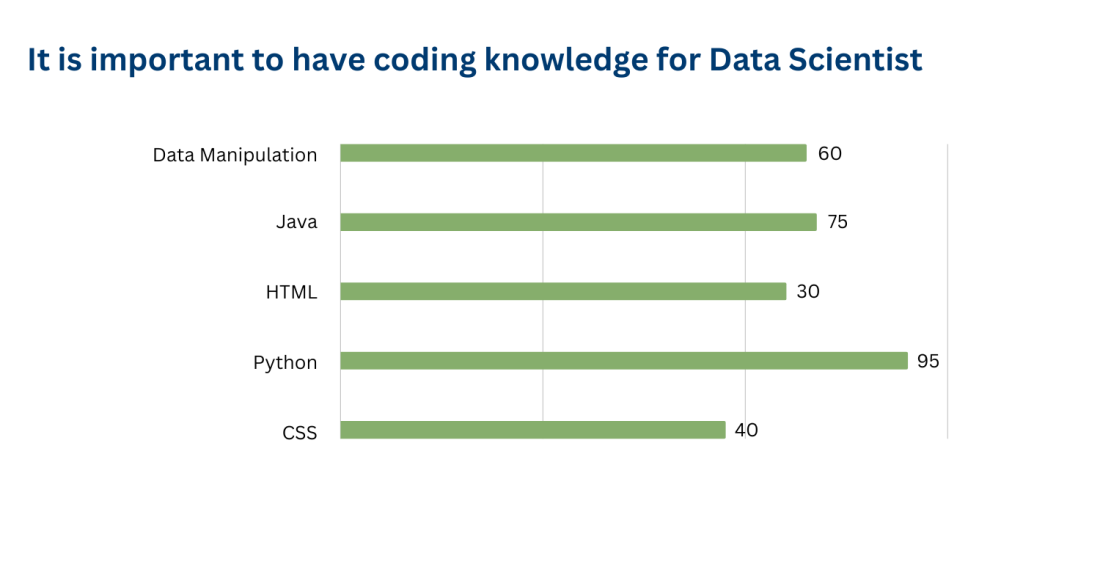
#> input picture notebooks/chart1.png, 1100 x 586 px
$ jupyter execute --allow-errors notebook1.ipynb
#> lines starting #> are read from the running program, lines starting #| are printed output that depends on the picture; after the words box and inside, x2 and y2 are one past the last pixel; in counts of white or black regions, pixels touching at a corner belong together
# Extract Data from Graph

[cell 1]
import cv2
import numpy as np
import matplotlib.pyplot as plt

[cell 2]
def calc_contours(image_path):
  img = cv2.imread(image_path)

  # Apply bilateral filter
  img_bilateral = cv2.bilateralFilter(img, 9, 75, 75)

  # Convert the image to grayscale
  gray = cv2.cvtColor(img, cv2.COLOR_BGR2GRAY)

  # Apply thresholding to remove text and noise
  _, thresh = cv2.threshold(gray, 150, 255, cv2.THRESH_BINARY)

  # Apply ROI masking to exclude non-graph regions
  mask = np.zeros_like(thresh)
  mask[50:400, 100:700] = 255
  masked_thresh = cv2.bitwise_and(thresh, mask)

  # Apply edge detection using the Canny algorithm
  edges = cv2.Canny(gray, 100, 200)

  # Apply horizontal line detection using HoughLinesP
  lines = cv2.HoughLinesP(edges, 1, np.pi/180, 100, minLineLength=250, maxLineGap=15)
  horizontal_lines = []
  for line in lines:
      x1, y1, x2, y2 = line[0]
      if abs(y1 - y2) < 5: # Check if the line is horizontal
          horizontal_lines.append(line)

  # Draw the detected lines on the image
  for line in horizontal_lines:
      x1, y1, x2, y2 = line[0]
      # cv2.line(img, (x1, y1), (x2, y2), (255, 255, 255), 2)

  # Find contours in the image
  contours, hierarchy = cv2.findContours(edges, cv2.RETR_TREE, cv2.CHAIN_APPROX_SIMPLE)

  # Filter out unwanted contours based on contour area and aspect ratio
  bars = []
  for cnt in contours:
      area = cv2.contourArea(cnt)
      x, y, w, h = cv2.boundingRect(cnt)
      aspect_ratio = float(w) / h
      if area > 7 and aspect_ratio > 5 and aspect_ratio < 50000:
          bars.append(cnt)

  ###### 2 consecutive element from the bars represent single contour only
  ###### and we will consider only one of them, so we will filter out odd index elemnts from the "bars"

  def filter_bars(bars):
    lst = []
    for i in range(len(bars)):
      if(i%2==1):
        lst.append(bars[i])
    return lst

  bars = filter_bars(bars)

  # Draw the remaining contours on the image
  cv2.drawContours(img, bars, -1, (255, 255, 0), 2)

  # Show the image
  plt.imshow(img)
  return bars

[cell 3]
from PIL import ImageDraw, ImageFont
from transformers import BertTokenizer,AdamW, LayoutLMv2FeatureExtractor, LayoutLMv2TokenizerFast, LayoutLMv2ForTokenClassification
from datasets import load_dataset
from torch.utils.data import DataLoader, RandomSampler
import torch
from tqdm import tqdm, trange

def loadFromLayoutlmv2():
  feature_extractor = LayoutLMv2FeatureExtractor.from_pretrained("microsoft/layoutlmv2-base-uncased")# apply_ocr is set to True by default
  tokenizer = LayoutLMv2TokenizerFast.from_pretrained("microsoft/layoutlmv2-base-uncased")
  model = LayoutLMv2ForTokenClassification.from_pretrained("nielsr/layoutlmv2-finetuned-funsd")
  return feature_extractor,tokenizer,model

# [52 lines left out: functions labelForBoxes, unnormalize_box, iob_to_label, process_image, not called in this run]

[cell 4]
######## scaled data #############


# [26 lines left out: function normalize_bbox, not called in this run]

[cell 5]
######### categorize the words into "keys, values, headers"

# [84 lines left out: functions graph_categorizer, nearest_assignment, assign_value_to_keys, not called in this run]

[cell 6]
# [76 lines left out: function merge_close_words, not called in this run]

[cell 7]
def get_topright_corner(bars):
  topright_corner = []
  for bar in bars:
    x, y, w, h = cv2.boundingRect(bar)
    topright_corner.append([x+w,y])
  return topright_corner

# contours_right_coords

[cell 8]
image_path = "chart1.png"
img = cv2.imread("chart1.png")
#> img is the input picture: shape (586, 1100, 3); mean B, G, R 243.1, 246.7, 243.4

[cell 9]
bars = calc_contours(image_path)
#> in calc_contours, `gray = cv2.cvtColor(img, cv2.COLOR_BGR2GRAY)`:
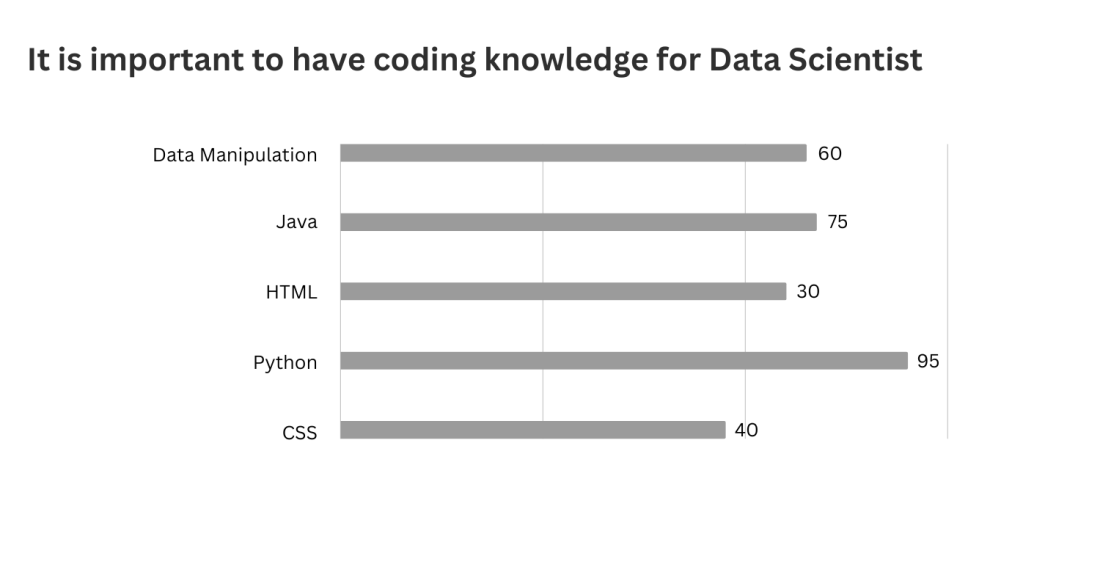
#> gray: shape (586, 1100); min 0, max 255, mean 245.3
#> in calc_contours, `_, thresh = cv2.threshold(gray, 150, 255, cv2.THRESH_BINARY)`:
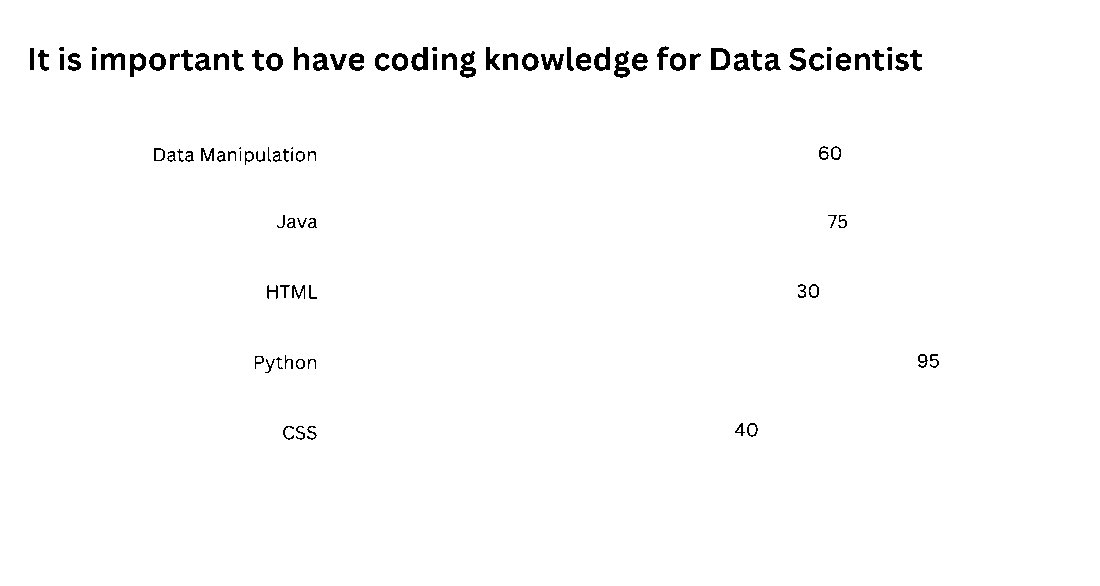
#> thresh: shape (586, 1100); 98.5% white; 100 black regions (10 under 20 px), largest, box (x1, y1, x2, y2) and area: (711, 48, 730, 70) 252, (460, 51, 476, 78) 243, (614, 51, 630, 78) 242
#> in calc_contours, `masked_thresh = cv2.bitwise_and(thresh, mask)`:
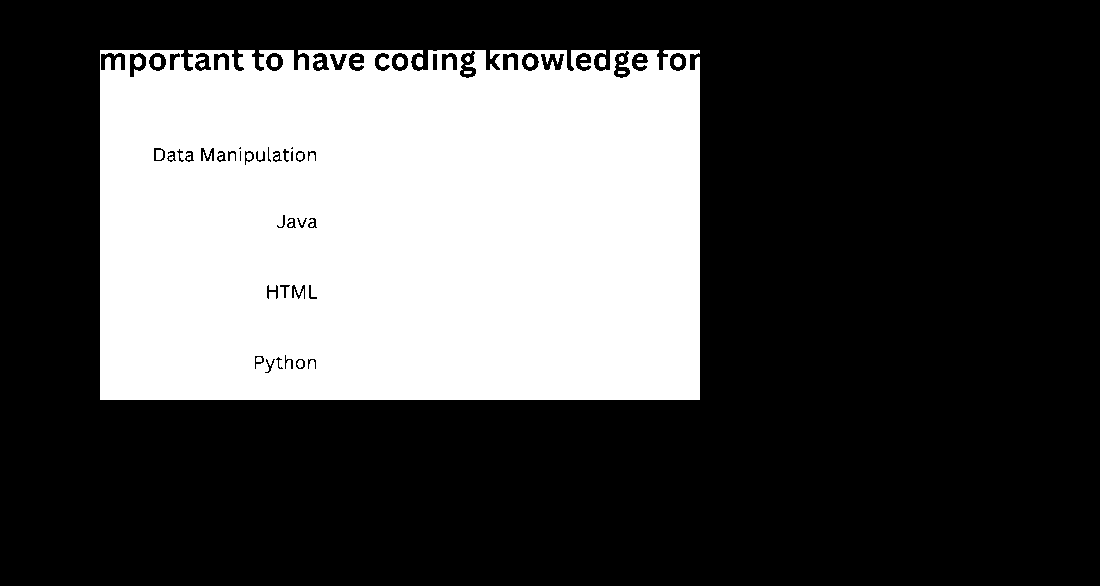
#> masked_thresh: shape (586, 1100); 31.6% white; 28 white regions (8 under 20 px), largest, box (x1, y1, x2, y2) and area: (100, 50, 700, 400) 202608, (674, 57, 682, 67) 68, (134, 57, 142, 67) 66
#> in calc_contours, `edges = cv2.Canny(gray, 100, 200)`:
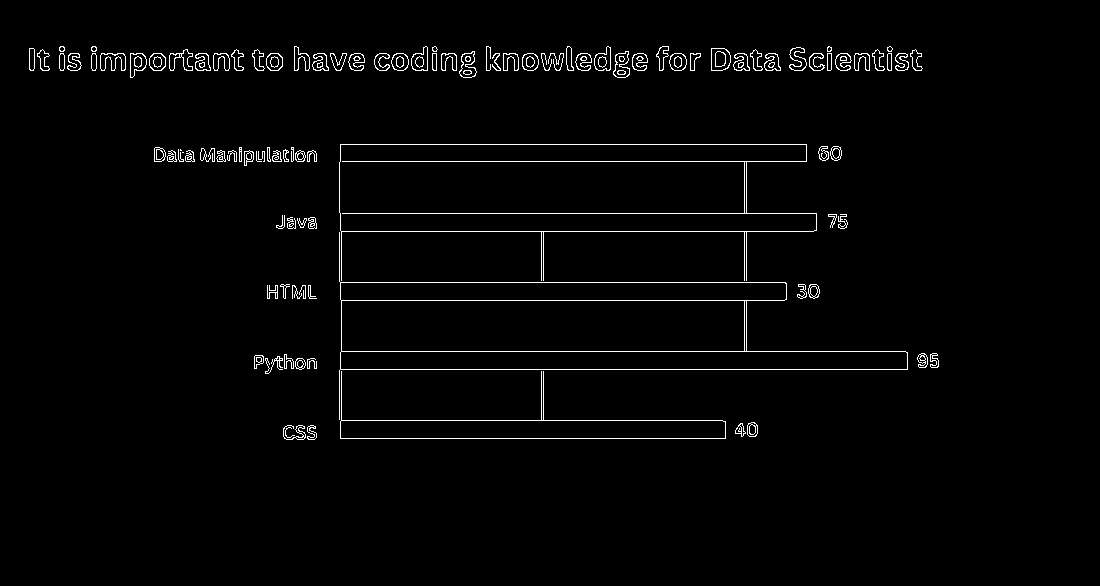
#> edges: shape (586, 1100); 1.9% white in thin lines or dots, all inside (x1, y1, x2, y2) = (29, 46, 939, 440)
#> in calc_contours, `lines = cv2.HoughLinesP(edges, 1, np.pi/180, 100, minLineLength=250, m..`: lines = 30 rows, first 6: [340, 369, 907, 369], [341, 351, 905, 351], [340, 161, 806, 161], [341, 231, 813, 231], [340, 213, 816, 213], [29, 53, 360, 53]
#> the loop in calc_contours, `for line in lines:` made 30 passes
#> (x1, y1, x2, y2) on passes 1 to 12: (340, 369, 907, 369), (341, 351, 905, 351), (340, 161, 806, 161), (341, 231, 813, 231), (340, 213, 816, 213), (29, 53, 360, 53), (341, 300, 784, 300), (340, 144, 806, 144), (340, 438, 725, 438), (340, 282, 785, 282), (341, 420, 722, 420), (30, 70, 361, 70)
#> after the loop in calc_contours, `for line in lines:`: horizontal_lines = 30 items, first 6: [[340, 369, 907, 369]], [[341, 351, 905, 351]], [[340, 161, 806, 161]], [[341, 231, 813, 231]], [[340, 213, 816, 213]], [[29, 53, 360, 53]]
#> the loop in calc_contours, `for line in horizontal_lines:` made 30 passes
#> in calc_contours, `contours, hierarchy = cv2.findContours(edges, cv2.RETR_TREE, cv2.CHAIN..`: contours = 306 contours, 88 with area under 20; largest, box (x1, y1, x2, y2) and area: (339, 232, 908, 420) 38886, (339, 144, 817, 281) 37656, (339, 144, 817, 232) 37542, (341, 300, 745, 352) 20551, (340, 351, 908, 370) 10202
#> the loop in calc_contours, `for cnt in contours:` made 306 passes
#> (area, x, y, w, h, aspect_ratio) on passes 2, 4, 6: (66.5, 307, 425, 10, 15, 0.667), (50, 307, 426, 10, 14, 0.714), (73, 283, 425, 23, 15, 1.53)
#> after the loop in calc_contours, `for cnt in contours:`: bars = 6 contours; box (x1, y1, x2, y2) and area: (339, 144, 817, 232) 37542, (341, 300, 745, 352) 20551, (340, 351, 908, 370) 10202, (340, 282, 787, 301) 8023, (340, 371, 726, 439) 6930, (340, 420, 726, 439) 6926
#> the loop in filter_bars, `for i in range(len(bars)):` made 6 passes
#> after the loop in filter_bars, `for i in range(len(bars)):`: lst = 3 contours; box (x1, y1, x2, y2) and area: (339, 144, 817, 232) 37542, (341, 300, 745, 352) 20551, (340, 420, 726, 439) 6926
#> in calc_contours, `bars = filter_bars(bars)`: bars has the same summary as lst in filter_bars
#> in calc_contours, `cv2.drawContours(img, bars, -1, (255, 255, 0), 2)`:
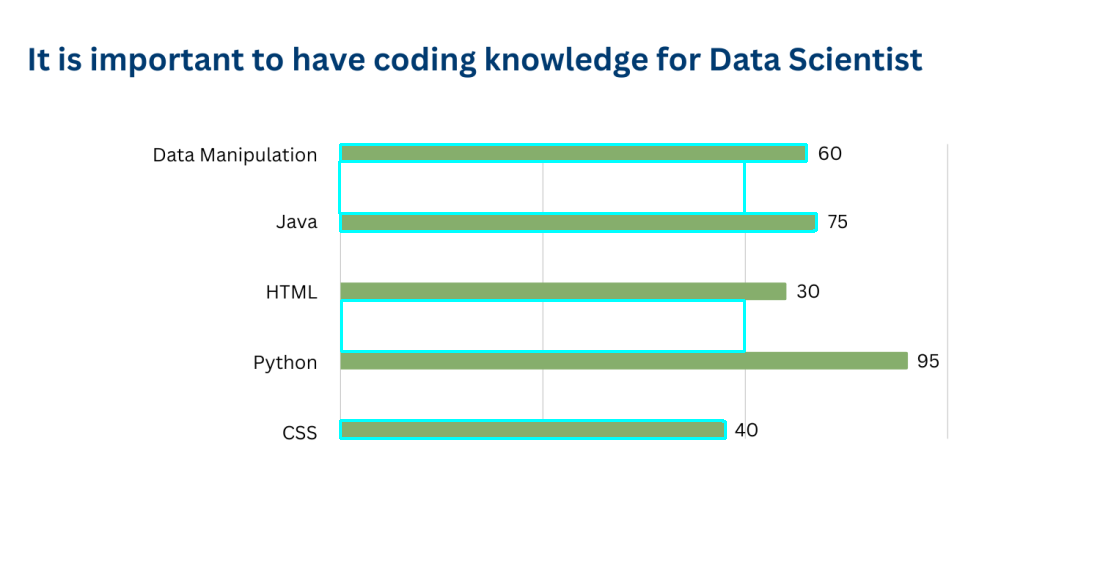
#> img: shape (586, 1100, 3); 1.75% of pixels changed, all inside (x1, y1, x2, y2) = (338, 143, 818, 440)
#> bars has the same summary as lst in filter_bars
contours_right_coords = get_topright_corner(bars[::-1])
#> the loop in get_topright_corner, `for bar in bars:` made 3 passes
#> (x, y, w, h) on passes 1 to 3: (339, 144, 478, 88), (341, 300, 404, 52), (340, 420, 386, 19)
#> after the loop in get_topright_corner, `for bar in bars:`: topright_corner = [[817, 144], [745, 300], [726, 420]]
#> contours_right_coords = [[817, 144], [745, 300], [726, 420]]

[cell 10]
from PIL import Image
image = Image.open(image_path)

#> (the rest of this cell did not finish here and is left out)

#> (a cell that did not finish here is left out)

#> (a cell that did not finish here is left out)

[cell 13]
import cv2
import numpy as np
import pytesseract
from PIL import Image
import matplotlib.pyplot as plt
import pandas as pd

class ChartDataExtractor:
    def __init__(self):
        # Initialize OCR engine
        self.ocr_engine = pytesseract

    def preprocess_image(self, image_path):
        """
        Preprocess the chart image for better analysis.

        Args:
            image_path (str): Path to the chart image

        Returns:
            numpy.ndarray: Preprocessed image
        """
        # Read the image
        image = cv2.imread(image_path)

        # Convert to grayscale
        gray = cv2.cvtColor(image, cv2.COLOR_BGR2GRAY)

        # Apply thresholding to handle different lighting conditions
        _, thresh = cv2.threshold(gray, 0, 255, cv2.THRESH_BINARY + cv2.THRESH_OTSU)

        # Remove noise using morphological operations
        kernel = np.ones((2,2), np.uint8)
        cleaned = cv2.morphologyEx(thresh, cv2.MORPH_CLOSE, kernel)

        return cleaned

    def detect_axes(self, image):
        """
        Detect and extract the axes lines from the chart.

        Args:
            image (numpy.ndarray): Preprocessed image

        Returns:
            tuple: Coordinates of x and y axes
        """
        # Detect lines using Hough Transform
        edges = cv2.Canny(image, 50, 150, apertureSize=3)
        lines = cv2.HoughLines(edges, 1, np.pi/180, threshold=100)

        horizontal_lines = []
        vertical_lines = []

        if lines is not None:
            for rho, theta in lines[:, 0]:
                # Separate horizontal and vertical lines
                if np.abs(theta) < np.pi/4 or np.abs(theta) > 3*np.pi/4:
                    vertical_lines.append((rho, theta))
                else:
                    horizontal_lines.append((rho, theta))

        return horizontal_lines, vertical_lines

    def extract_text(self, image, regions):
        """
        Extract text from specified regions using OCR.

        Args:
            image (numpy.ndarray): Preprocessed image
            regions (list): List of regions to extract text from

        Returns:
            dict: Extracted text by region
        """
        extracted_text = {}

        for region_name, (x, y, w, h) in regions.items():
            # Extract region
            roi = image[y:y+h, x:x+w]

            # Perform OCR
            text = self.ocr_engine.image_to_string(
                Image.fromarray(roi),
                config='--psm 6'  # Assume uniform block of text
            )

            extracted_text[region_name] = text.strip()

        return extracted_text

    # [51 lines left out: functions extract_data_points, _pixel_to_value, not called in this run]

    def process_chart(self, image_path):
        """
        Main function to process a chart image and extract data.

        Args:
            image_path (str): Path to the chart image

        Returns:
            tuple: (pandas.DataFrame, dict) - Extracted data points and metadata
        """
        try:
            # Preprocess the image
            processed_image = self.preprocess_image(image_path)

            # Detect axes
            h_lines, v_lines = self.detect_axes(processed_image)

            # Define regions for text extraction (adjust based on chart type)
            regions = {
                'title': (50, 10, 500, 50),
                'x_label': (50, 550, 500, 30),
                'y_label': (10, 50, 30, 500)
            }

            # Extract text elements
            text_elements = self.extract_text(processed_image, regions)

            # Define axes information (would be detected in a full implementation)
            axes_info = {
                'x_scale': {
                    'pixel_range': (50, 550),
                    'value_range': (0, 100)
                },
                'y_scale': {
                    'pixel_range': (50, 550),
                    'value_range': (0, 100)
                }
            }

            # Extract data points
            data = self.extract_data_points(processed_image, axes_info)

            # Add metadata
            metadata = {
                'chart_type': 'scatter',  # Would be detected in full implementation
                'text_elements': text_elements,
                'axes_info': axes_info
            }

            return data, metadata

        except Exception as e:
            print(f"Error processing chart: {str(e)}")
            return None, None

# Example usage
#> (the rest of this cell did not finish here and is left out)

#> in preprocess_image, `_, thresh = cv2.threshold(gray, 0, 255, cv2.THRESH_BINARY + cv2.THRESH..`: thresh: shape (586, 1100); 91.8% white; 104 black regions (2 under 20 px), largest, box (x1, y1, x2, y2) and area: (340, 352, 908, 370) 9659, (340, 213, 817, 231) 8584, (340, 144, 807, 162) 8403
#> in preprocess_image, `cleaned = cv2.morphologyEx(thresh, cv2.MORPH_CLOSE, kernel)`:
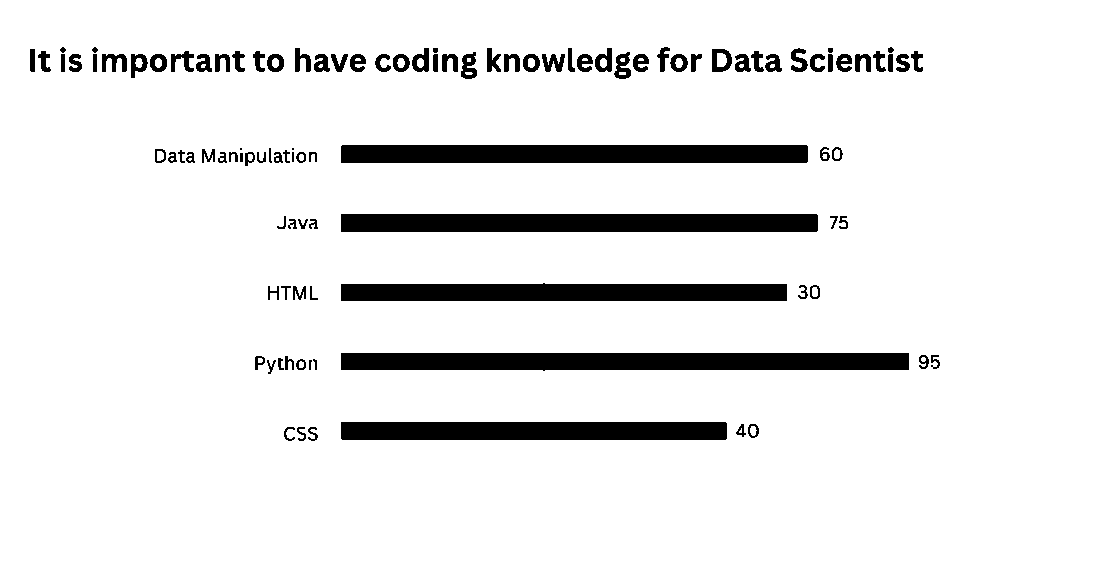
#> cleaned: shape (586, 1100); 91.8% white; 105 black regions (2 under 20 px), largest, box (x1, y1, x2, y2) and area: (341, 353, 909, 371) 9658, (341, 214, 818, 232) 8584, (341, 145, 808, 163) 8403
#> in detect_axes, `edges = cv2.Canny(image, 50, 150, apertureSize=3)`:
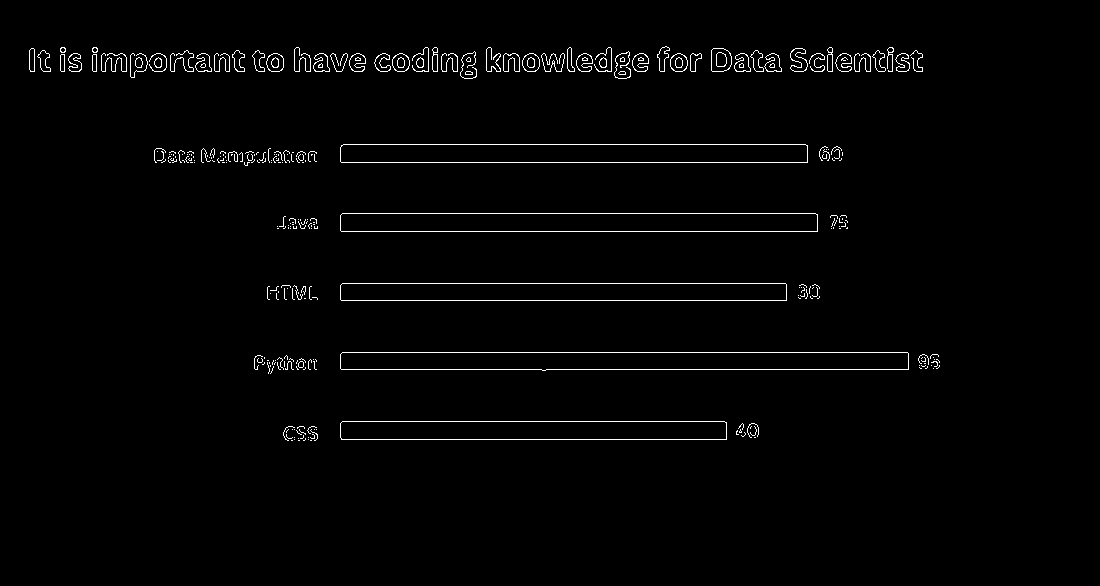
#> edges: shape (586, 1100); 1.6% white in thin lines or dots, all inside (x1, y1, x2, y2) = (29, 46, 940, 441)
#> in detect_axes, `lines = cv2.HoughLines(edges, 1, np.pi/180, threshold=100)`: lines = 30 rows, first 8: [369, 1.57], [352, 1.57], [162, 1.57], [231, 1.57], [213, 1.57], [144, 1.57], [300, 1.57], [283, 1.57]
#> the loop in detect_axes, `for rho, theta in lines[:, 0]:` made 30 passes
#> (rho, theta) on passes 1 to 12: (369, 1.57), (352, 1.57), (162, 1.57), (231, 1.57), (213, 1.57), (144, 1.57), (300, 1.57), (283, 1.57), (71, 1.57), (439, 1.57), (421, 1.57), (67, 1.57)
#> after the loop in detect_axes, `for rho, theta in lines[:, 0]:`: horizontal_lines = 30 pairs, first value 40 to 439, second value 1.52 to 1.61; vertical_lines = []
#> in process_chart, `h_lines, v_lines = self.detect_axes(processed_image)`: h_lines has the same summary as horizontal_lines in detect_axes
#> the loop in extract_text, `for region_name, (x, y, w, h) in regions.items():` made 1 pass
#> pass 1, in extract_text, `roi = image[y:y+h, x:x+w]`:
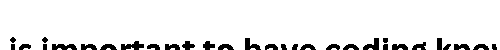
#> roi: shape (50, 500); 92.6% white; 31 black regions, largest, box (x1, y1, x2, y2) and area: (121, 41, 144, 50) 126, (52, 44, 77, 50) 117, (363, 38, 379, 50) 109
#> after the loop in extract_text, `for region_name, (x, y, w, h) in regions.items():`: extracted_text = 0 items

    if data is not None:
        print("Extracted Data:")
        print(data.head())
        print("\nMetadata:")
        print(metadata)

        # Visualize extracted points
        plt.scatter(data['x'], data['y'])
        plt.title(metadata['text_elements'].get('title', 'Extracted Data Points'))
        plt.xlabel(metadata['text_elements'].get('x_label', 'X'))
        plt.ylabel(metadata['text_elements'].get('y_label', 'Y'))
        plt.show()
